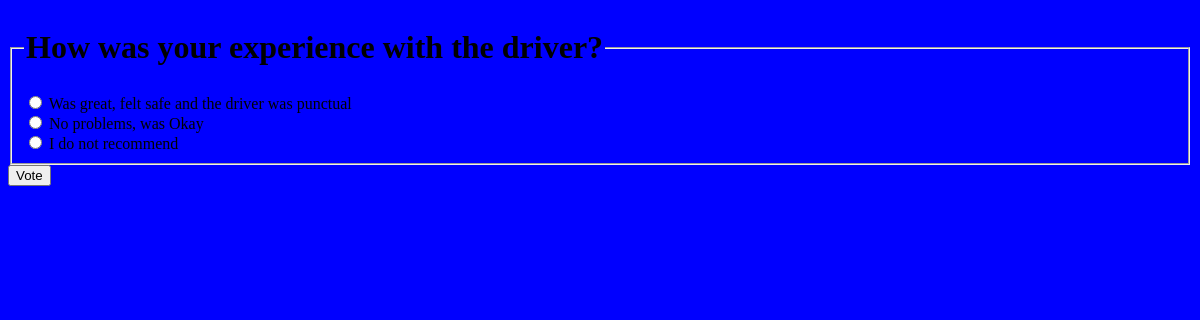
The app's page /feedback/3/ with its own data.
### feedback/models.py (models this page shows, shortened)
class Suggestion(models.Model):
    suggestion_box = models.CharField(max_length=200)
    pub_date = models.DateTimeField('date published')

class Choice(models.Model):
    suggestion = models.ForeignKey(Suggestion, on_delete=models.CASCADE)
    choice_text = models.CharField(max_length=200)
    votes = models.IntegerField(default=0)

### feedback/views.py (the view)
# urls.py: path('<int:pk>/', views.DetailView.as_view(), name='detail'),
class DetailView(generic.DetailView):
    model = Suggestion
    template_name = 'polls/detail.html'
    def get_queryset(self):
        return Suggestion.objects.filter(pub_date__lte=timezone.now())

### feedback/templates/polls/detail.html (shortened to what this page needs)
<!DOCTYPE html>
<html lang="en">
<head>
</head>
 {% load static %}
<link rel="stylesheet" href="{% static 'polls/style.css' %}">
<body>
<div>
    <form action="{% url 'feedback:vote' suggestion.id %}" method="post">
    <fieldset>
        <legend><h1>{{ suggestion.suggestion_box }}</h1></legend>
        {% for choice in suggestion.choice_set.all %}
            <input type="radio" name="choice" id="choice{{ forloop.counter }}" value="{{ choice.id }}">
            <label for="choice{{ forloop.counter }}">{{ choice.choice_text }}</label><br>
        {% endfor %}
    </fieldset>
    <input type="submit" value="Vote">
    </form>
 </div>
</body>
</html>

### feedback/static/polls/style.css (style rules this page uses)
body { background: blue url("../../../static/img/irish_landscape.jpg") no-repeat; }

### records on screen
Suggestion: suggestion_box "How was your experience with the driver?"
Choice: choice_text "Was great, felt safe and the driver was punctual"
Choice: choice_text "No problems, was Okay"
Choice: choice_text "I do not recommend"
